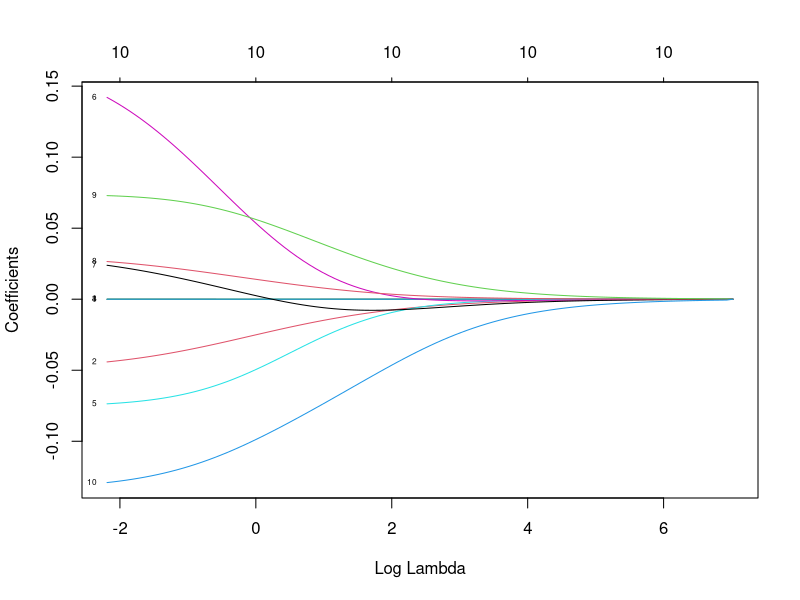
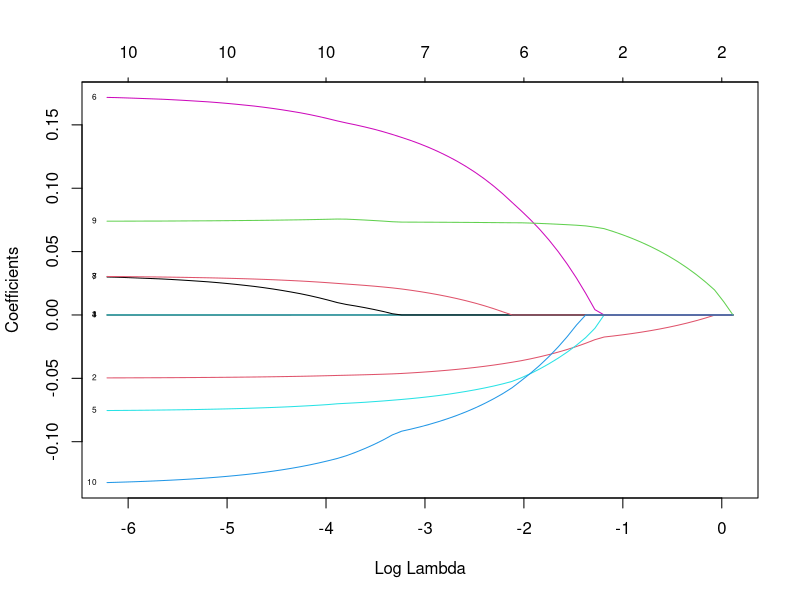
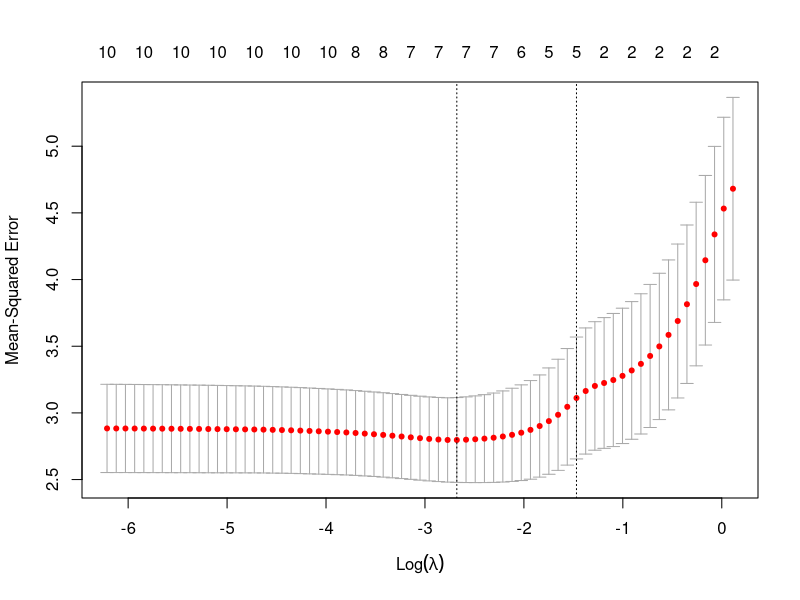
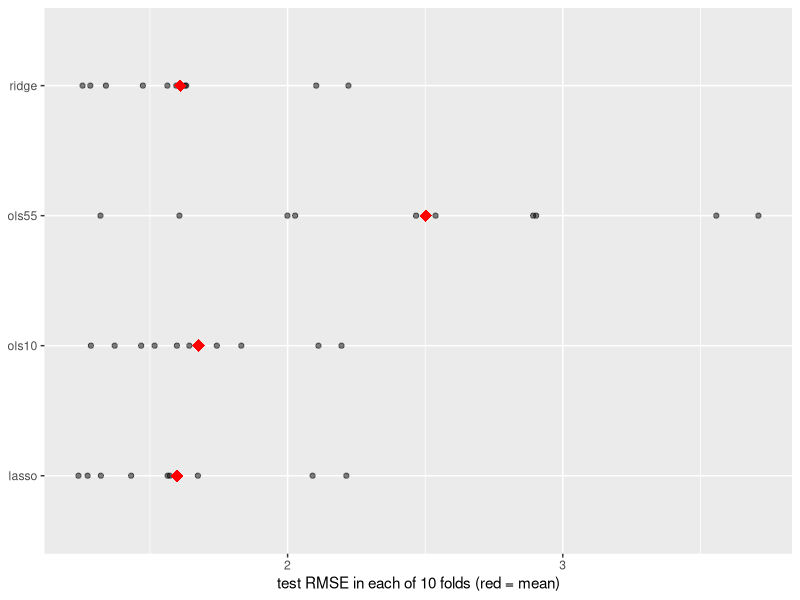

Write R code to recreate these figures, in order.
# Penalized Regression Example: Texas physicians per capita
# Ridge, the LASSO, and choosing lambda by cross-validation.
# Uses counties.csv
#
# Companion to the slides: penalized-regression.pdf
# (and the end of model-selection.pdf, which this picks up from)

library(tidyverse)
library(glmnet)   # install.packages("glmnet") if you do not have it

# ============================================================================
# Data Description
# ============================================================================
# counties.csv: the 168 Texas counties with 10,000+ residents.
#   Response:   PhysiciansPer10000 -- physicians per 10,000 people
#   Predictors: LandArea, PctRural, MedianIncome, Population, PctUnder18,
#               PctOver65, PctPoverty, PctUninsured, PctSomeCollege,
#               PctUnemployed
#
# Reading the county names in as row names means every formula below can be
# simply  PhysiciansPer10000 ~ .  (the dot means "every other column").

counties <- read.csv("../data/counties.csv", row.names = "County")

dim(counties)
head(counties)

rmse <- function(actual, predicted) sqrt(mean((actual - predicted)^2))

# ============================================================================
# 1. Give OLS too much freedom and watch it overfit
# ============================================================================

# .^2 means every main effect plus every pairwise interaction:
# 10 + 45 = 55 predictors for 168 counties.
X   <- model.matrix(PhysiciansPer10000 ~ .,   data = counties)[, -1]
X55 <- model.matrix(PhysiciansPer10000 ~ .^2, data = counties)[, -1]
y   <- counties$PhysiciansPer10000
ncol(X)
ncol(X55)

# Assign every county to one of 10 folds. Each fold takes one turn as the
# test set while the model is fit on the other nine.
set.seed(1)
folds <- sample(rep(1:10, length.out = nrow(counties)))

cv.ols <- function(Xmat) {
  sapply(1:10, function(f) {
    train <- folds != f
    fit   <- lm(y[train] ~ Xmat[train, ])
    pred  <- cbind(1, Xmat[!train, ]) %*% coef(fit)
    rmse(y[!train], pred)
  })
}

# In-sample, the 55-predictor model looks better...
rmse(y, fitted(lm(y ~ X)))
rmse(y, fitted(lm(y ~ X55)))

# ...but on held-out folds it is much worse.
mean(cv.ols(X))
mean(cv.ols(X55))

# ============================================================================
# 2. Ridge regression
# ============================================================================

# glmnet wants a numeric matrix X and a vector y, not a formula.
# alpha = 0 is ridge; alpha = 1 is the LASSO.
# glmnet standardizes the predictors for you (standardize = TRUE by default),
# so the penalty treats dollars and percentages fairly.
fit.ridge <- glmnet(X, y, alpha = 0)

# The coefficient path: each line is one predictor. Read right to left --
# as the penalty loosens, coefficients grow toward their OLS values.
# Every coefficient shrinks; none hits exactly zero.
plot(fit.ridge, xvar = "lambda", label = TRUE)

# ============================================================================
# 3. The LASSO
# ============================================================================

fit.lasso <- glmnet(X, y, alpha = 1)

# Now coefficients hit exactly zero and stay there: the LASSO selects
# variables as it shrinks. The numbers along the top count nonzero terms.
plot(fit.lasso, xvar = "lambda", label = TRUE)

# Coefficients at one particular lambda (dots are exact zeros)
coef(fit.lasso, s = 0.1)

# ============================================================================
# 4. Choosing lambda by cross-validation
# ============================================================================

set.seed(1)
cv.lasso <- cv.glmnet(X, y, alpha = 1)   # 10-fold CV over a grid of lambdas

# The CV curve, with +/- 1 standard error bars. The two dashed lines are
# lambda.min (lowest CV error) and lambda.1se (simplest model within one
# standard error of the best).
plot(cv.lasso)

cv.lasso$lambda.min
cv.lasso$lambda.1se

coef(cv.lasso, s = "lambda.min")
coef(cv.lasso, s = "lambda.1se")   # fewer predictors, almost the same error

# Predictions work like predict() for lm, with newx instead of newdata
predict(cv.lasso, newx = X[1:5, ], s = "lambda.min")

# Ridge, chosen the same way
set.seed(1)
cv.ridge <- cv.glmnet(X, y, alpha = 0)
coef(cv.ridge, s = "lambda.min")

# Elastic net: alpha between 0 and 1 blends the two penalties.
set.seed(1)
cv.enet <- cv.glmnet(X, y, alpha = 0.5)
coef(cv.enet, s = "lambda.min")

# ============================================================================
# 5. The showdown: back to the 55 predictors
# ============================================================================

# For an honest comparison, lambda must be chosen INSIDE each training fold
# (cv.glmnet runs its own CV on the nine training folds), so the held-out
# fold never influences the model that predicts it.
cv.penalized <- function(alpha) {
  sapply(1:10, function(f) {
    train <- folds != f
    fit   <- cv.glmnet(X55[train, ], y[train], alpha = alpha)
    rmse(y[!train], predict(fit, X55[!train, ], s = "lambda.min"))
  })
}

results <- data.frame(
  ols10 = cv.ols(X),
  ols55 = cv.ols(X55),
  ridge = cv.penalized(0),
  lasso = cv.penalized(1)
)
colMeans(results)

# The same 55 predictors that wrecked OLS now beat even the 10-predictor OLS.
results %>%
  pivot_longer(everything(), names_to = "model", values_to = "rmse") %>%
  ggplot(aes(x = rmse, y = model)) +
  geom_point(alpha = 0.5) +
  stat_summary(fun = mean, geom = "point", size = 4, shape = 18, colour = "red") +
  labs(x = "test RMSE in each of 10 folds (red = mean)", y = NULL)

# ============================================================================
# Try it yourself
# ============================================================================
# 1. Which predictors does the LASSO keep at lambda.1se on the 55-predictor
#    matrix X55? Do the surviving interactions make sense to you?
# 2. Re-run section 5 with alpha = 0.5. Where does the elastic net land?
# 3. Change set.seed() and re-run. How much do the CV numbers move?
